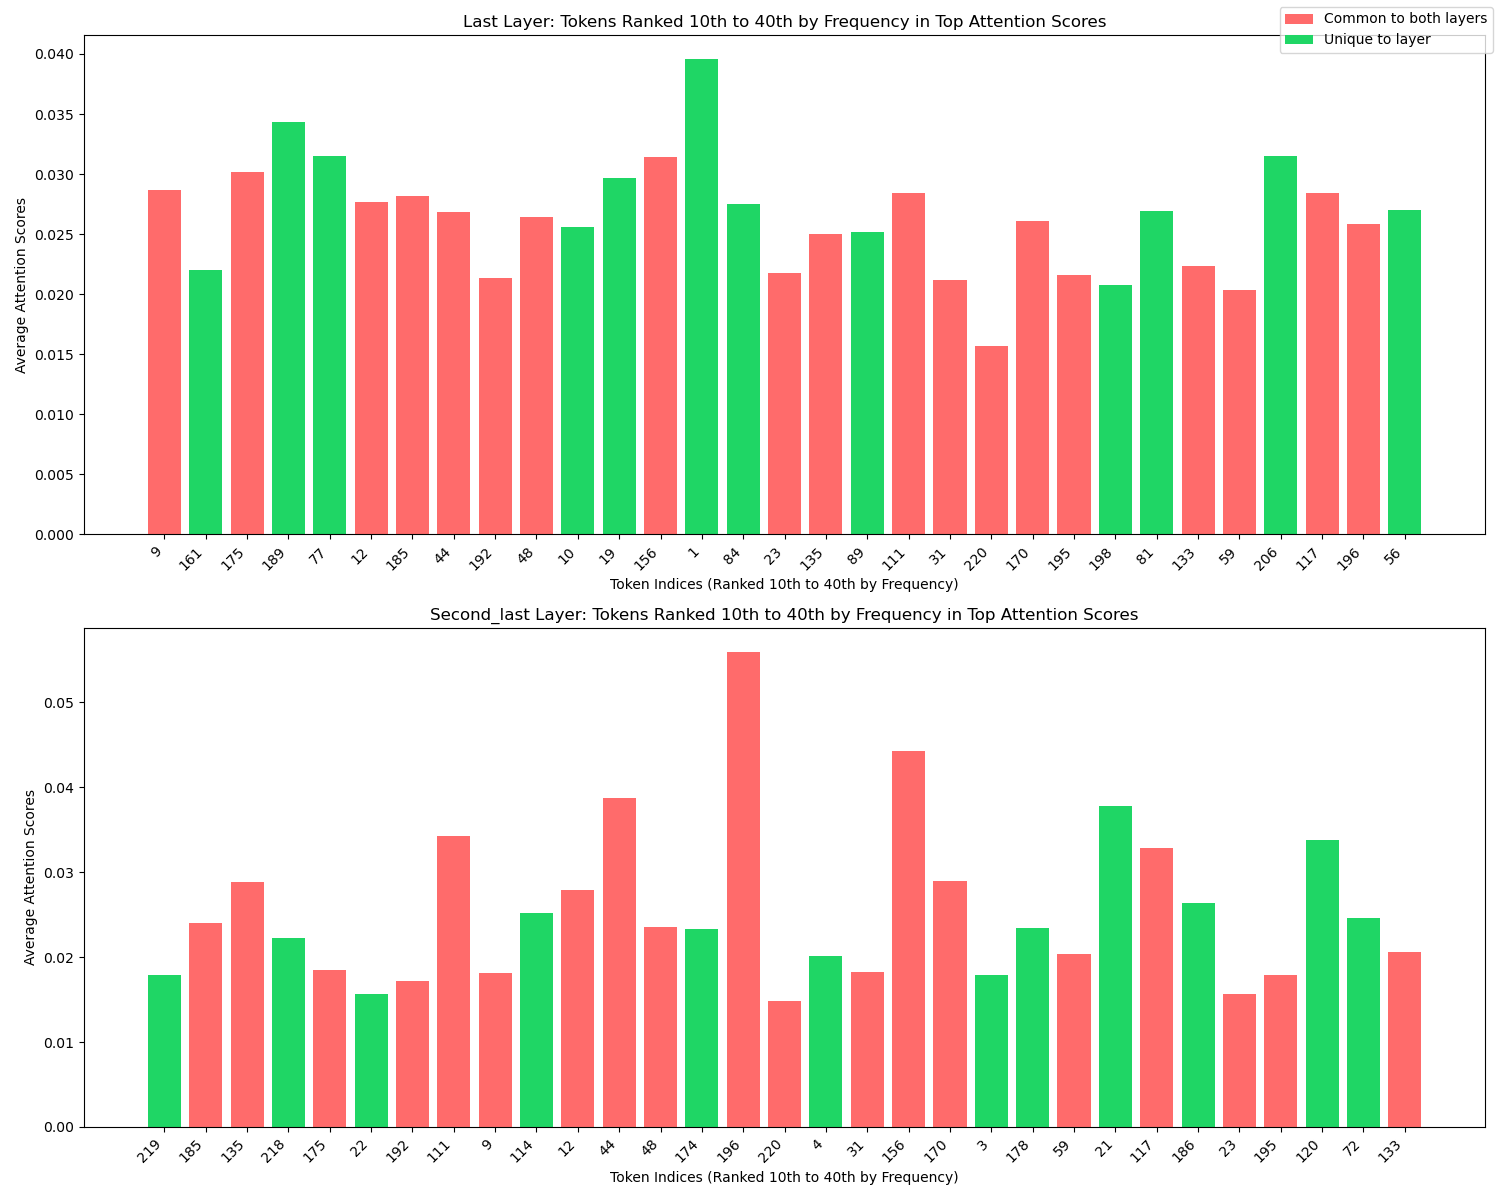

Recreate this plot in Python.
import matplotlib.pyplot as plt
import torch
from transformers import GPT2Model, GPT2Tokenizer
from collections import defaultdict
import numpy as np

def analyze_attention(input_text, model_name='gpt2', top_n=10, output_file='attention_analysis.txt'):
    # Initialize model and tokenizer
    model = GPT2Model.from_pretrained(model_name, output_attentions=True)
    tokenizer = GPT2Tokenizer.from_pretrained(model_name)

    # Encode the input text
    input_ids = tokenizer.encode(input_text, return_tensors='pt')

    # Generate outputs with attention scores
    outputs = model(input_ids)

    # Extract attention scores from the last two layers
    last_layer_attentions = outputs.attentions[-1]
    second_last_layer_attentions = outputs.attentions[-2]

    # Take the average attention scores across all heads for both layers
    avg_attention_last = last_layer_attentions.mean(dim=1).squeeze().detach().numpy()
    avg_attention_second_last = second_last_layer_attentions.mean(dim=1).squeeze().detach().numpy()

    # Convert token ids back to tokens
    tokens = tokenizer.convert_ids_to_tokens(input_ids[0])

    # Process attention scores for both layers
    layers = [('last', avg_attention_last), ('second_last', avg_attention_second_last)]
    results = {}

    for layer_name, avg_attention in layers:
        top_token_frequency = defaultdict(int)
        top_token_scores = defaultdict(list)

        for i, token in enumerate(tokens):
            attention_scores = avg_attention[i, :]
            top_indices = np.argsort(attention_scores)[-top_n:][::-1]
            top_values = attention_scores[top_indices]

            for idx, value in zip(top_indices, top_values):
                top_token_frequency[tokens[idx]] += 1
                top_token_scores[tokens[idx]].append(value)

        avg_scores = {token: np.mean(scores) for token, scores in top_token_scores.items()}
        results[layer_name] = (avg_scores, top_token_frequency)

    return tokens, results

def visualize_top_10_to_40(tokens, results, output_file='compare.png'):
    fig, (ax1, ax2) = plt.subplots(2, 1, figsize=(15, 12))
    
    # Get the top 10 to 40 tokens for both layers
    top_10_to_40_tokens = {}
    for layer_name, (avg_scores, top_token_frequency) in results.items():
        sorted_tokens = sorted(avg_scores.keys(), key=lambda x: (-top_token_frequency[x], -avg_scores[x]))
        top_10_to_40_tokens[layer_name] = set(sorted_tokens[9:40])

    # Find common tokens
    common_tokens = top_10_to_40_tokens['last'].intersection(top_10_to_40_tokens['second_last'])
    print(len(common_tokens))

    for idx, (layer_name, (avg_scores, top_token_frequency)) in enumerate(results.items()):
        # Sort tokens by frequency and then by average score
        sorted_tokens = sorted(avg_scores.keys(), key=lambda x: (-top_token_frequency[x], -avg_scores[x]))
        top_10_to_40_tokens_list = sorted_tokens[9:40]  # Get tokens ranked 10th to 40th

        # Find indices for these tokens
        token_to_index = {token: i for i, token in enumerate(tokens)}
        top_10_to_40_indices = [token_to_index[token] for token in top_10_to_40_tokens_list]

        # Visualization for tokens ranked 10th to 40th
        ax = ax1 if idx == 0 else ax2
        bars = ax.bar(range(len(top_10_to_40_indices)), 
                      [avg_scores[token] for token in top_10_to_40_tokens_list],
                      color=['#FF6B6B' if token in common_tokens else '#1FD665' for token in top_10_to_40_tokens_list])

        ax.set_xlabel('Token Indices (Ranked 10th to 40th by Frequency)')
        ax.set_ylabel('Average Attention Scores')
        ax.set_title(f'{layer_name.capitalize()} Layer: Tokens Ranked 10th to 40th by Frequency in Top Attention Scores')
        ax.set_xticks(range(len(top_10_to_40_indices)))
        ax.set_xticklabels(top_10_to_40_indices, rotation=45, ha='right')

        # Add token and frequency labels on top of each bar
        for i, (bar, (index, token)) in enumerate(zip(bars, zip(top_10_to_40_indices, top_10_to_40_tokens_list))):
            height = bar.get_height()
            # ax.text(bar.get_x() + bar.get_width()/2., height,
            #         f'{token}\n(freq: {top_token_frequency[token]})',
            #         ha='center', va='bottom', rotation=40, fontsize=8)

    # Add a legend
    fig.legend(['Common to both layers', 'Unique to layer'], loc='upper right')

    plt.tight_layout()
    plt.savefig(output_file)
    plt.close()
    print(f"Visualization saved to {output_file}")

def main():
    input_text = "How is the ground truth for fake news established? Characterizing Political Fake News in Twitter by its Meta-DataJulio Amador Díaz LópezAxel Oehmichen Miguel Molina-Solana( j.amador, axelfrancois.oehmichen11, [email redacted] ) Imperial College London This article presents a preliminary approach towards characterizing political fake news on Twitter through the analysis of their meta-data. In particular, we focus on more than 1.5M tweets collected on the day of the election of Donald Trump as 45th president of the United States of America. We use the meta-data embedded within those tweets in order to look for differences between tweets containing fake news and tweets not containing them. Specifically, we perform our analysis only on tweets that went viral, by studying proxies for users' exposure to the tweets, by characterizing accounts spreading fake news, and by looking at their polarization. We found significant differences on the distribution of followers, the number of URLs on tweets, and the verification of the users."

    tokens, results = analyze_attention(input_text)
    visualize_top_10_to_40(tokens, results)

if __name__ == "__main__":
    main()